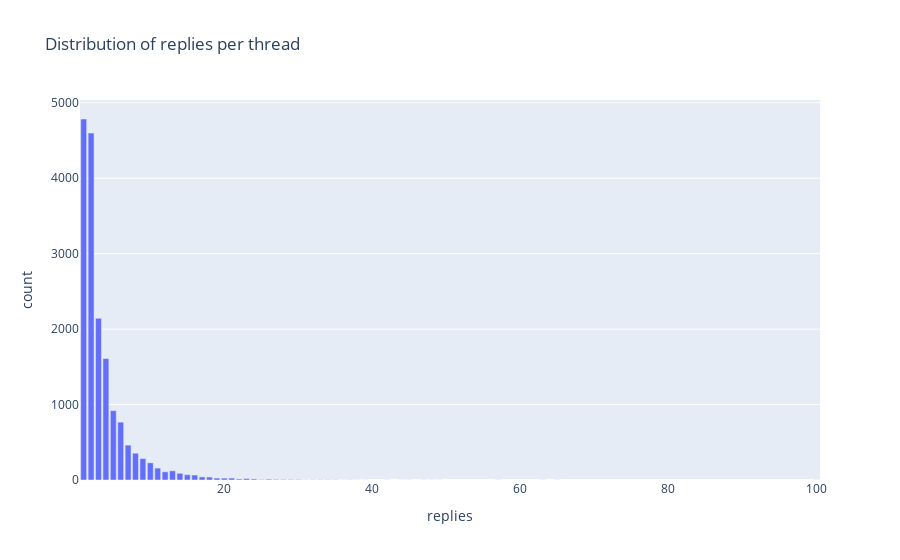

The notebook cell saved with this chart:
### Code cell
res = client.query_df("""
    SELECT
        replies,
        COUNT(*) AS count
    FROM
        forum_thread
    WHERE
        replies > 0
    GROUP BY
        replies
    ORDER BY
        replies DESC
""")
res.plot(x='replies', y='count', kind='bar', title='Distribution of replies per thread', backend="plotly")

### Figure 1 — Plotly figure (JSON) as saved in the notebook; plotly's stock layout.template omitted (floating-point values rounded to 4 significant figures)
{"data": [{"alignmentgroup": "True", "hovertemplate": "replies=%{x}<br>count=%{y}<extra></extra>", "legendgroup": "", "marker": {"color": "#636efa", "pattern": {"shape": ""}}, "name": "", "offsetgroup": "", "orientation": "v", "showlegend": false, "textposition": "auto", "type": "bar", "x": [100, 65, 63, 57, 49, 48, 47, 45, 44, 42, 39, 38, 37, 36, 35, 34, 33, 32, 31, 30, 29, 28, 27, 26, 25, 24, 23, 22, 21, 20, 19, 18, 17, 16, 15, 14, 13, 12, 11, 10, 9, 8, 7, 6, 5, 4, 3, 2, 1], "xaxis": "x", "y": [1, 1, 1, 1, 1, 1, 1, 1, 1, 1, 1, 1, 2, 1, 3, 4, 3, 3, 2, 6, 6, 7, 8, 11, 6, 14, 20, 14, 26, 25, 26, 39, 41, 66, 70, 89, 122, 109, 158, 228, 284, 355, 462, 767, 919, 1610, 2144, 4599, 4785], "yaxis": "y"}], "layout": {"barmode": "relative", "legend": {"tracegroupgap": 0}, "title": {"text": "Distribution of replies per thread"}, "xaxis": {"anchor": "y", "domain": [0, 1], "title": {"text": "replies"}}, "yaxis": {"anchor": "x", "domain": [0, 1], "title": {"text": "count"}}}}
